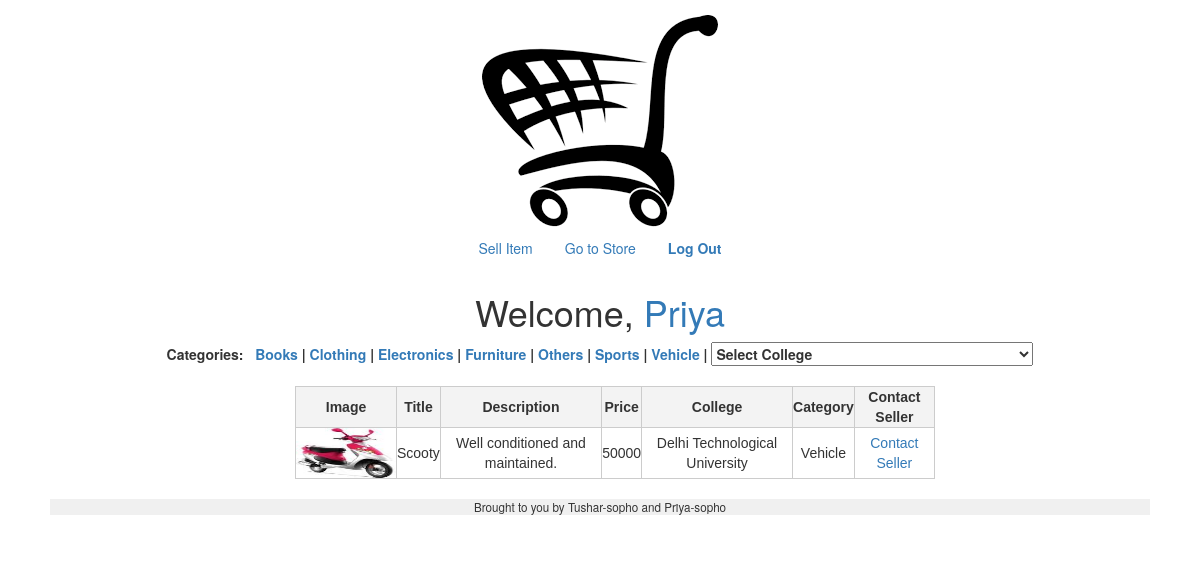
The app's page /store.php?q=6 (signed in) with its own data.
### tables this page shows
CREATE TABLE IF NOT EXISTS `Account` (
  `Uid` int(11) NOT NULL AUTO_INCREMENT,
  `Name` varchar(40) NOT NULL,
  `email` varchar(50) NOT NULL,
  `password` varchar(255) NOT NULL,
  `Cid` varchar(10) NOT NULL COMMENT 'References cid of college Table',
  `Gender` char(1) NOT NULL COMMENT 'Either G or B',
  PRIMARY KEY (`Uid`),
  UNIQUE KEY `email` (`email`)
);

CREATE TABLE IF NOT EXISTS `Category` (
  `Ca_id` int(11) NOT NULL AUTO_INCREMENT,
  `Cname` varchar(20) NOT NULL,
  PRIMARY KEY (`Ca_id`),
  UNIQUE KEY `Cname` (`Cname`)
);

CREATE TABLE IF NOT EXISTS `Item` (
  `I_id` int(11) NOT NULL AUTO_INCREMENT,
  `Title` varchar(50) NOT NULL,
  `Description` varchar(200) NOT NULL,
  `Uid` int(11) NOT NULL,
  `Ca_id` int(11) NOT NULL,
  `Contact` varchar(150) NOT NULL,
  `Price` mediumint(9) NOT NULL COMMENT 'If price =0 => for donation',
  `Image` varchar(100) NOT NULL,
  PRIMARY KEY (`I_id`)
);

CREATE TABLE IF NOT EXISTS `College` (
  `Cid` varchar(10) NOT NULL,
  `Name` varchar(50) NOT NULL,
  PRIMARY KEY (`Cid`)
);

### views/store.php (the view, shortened to what this page needs)
 <?php if (!empty($_SESSION["id"])): ?>
 <h1>Welcome, <a href="portfolio.php" >
    <?php $id = $_SESSION["id"]; $name = mysql_query("SELECT Name FROM Account WHERE Uid=$id");
    $user= mysql_fetch_assoc($name);
    echo $user["Name"];
    ?>
 </a>
 <br>
 </h1>
 <?php endif ?>
 <b>
 Categories: &nbsp;
  <?php
    $record = mysql_query("SELECT * FROM Category");
    while($r=mysql_fetch_assoc($record))
    {
    $name = $r["Cname"];
    $cid = $r["Ca_id"];
    echo "<a href= 'store.php?q=$cid' name='Category'>".$name."</a> | ";
    }
  ?>
  <form action="store.php" style="display:inline;">
 <select onchange="this.form.submit(); "  name="q2" value="<?= $cid ?>">
  <option value="0"Selected disabled>Select College</option>
  </select></b></form><br><br>
  <div class="container">
    <table style="margin-left:auto; margin-right:auto; color: #333; font-family: Helvetica, Arial, sans-serif; width: 640px; border-collapse:collapse; border-spacing: 0;" >
            <tr>
                <th style="border: 1px solid #CCC; background: #F3F3F3; font-weight: bold; text-align:center;">Image</th>
                <th style="border: 1px solid #CCC; background: #F3F3F3; font-weight: bold; text-align:center;">Title</th>
                <th style="border: 1px solid #CCC; background: #F3F3F3; font-weight: bold; text-align:center;">Description</th>
                <th style="border: 1px solid #CCC; background: #F3F3F3; font-weight: bold; text-align:center;">Price</th>
                <th style="border: 1px solid #CCC; background: #F3F3F3; font-weight: bold; text-align:center;">College</th>
                <th style="border: 1px solid #CCC; background: #F3F3F3; font-weight: bold; text-align:center;">Category</th>
                <th style="border: 1px solid #CCC; background: #F3F3F3; font-weight: bold; text-align:center;">Contact Seller</th>
            </tr>
            <?php while ($r = mysql_fetch_assoc($rows)): ?>
              <?php
                  $uid = $r["Uid"];
                  $ca_id = $r["Ca_id"];
                  $id = $r["I_id"];
                  $query1="Select Name FROM College where Cid = ( SELECT Cid from Account where UID = '$uid')";
                  $query2= "Select Cname FROM Category where Ca_id = $ca_id";
                  ?>
                   <tr>
                    <td style="border: 1px solid #CCC;"><?= "<img src=\"".$r["Image"]."\" width=100px height=50px >" ?> </td>
                    <td style="border: 1px solid #CCC;"><?= $r["Title"] ?></td>
                    <td style="border: 1px solid #CCC;"><?= $r["Description"] ?></td>
                    <td style="border: 1px solid #CCC;"><?= $r["Price"] ?></td>
                    <td style="border: 1px solid #CCC;"><?php $name = mysql_query($query1);
                      $clg= mysql_fetch_assoc($name);
                      echo $clg["Name"];
                      ?></td>
                    <td style="border: 1px solid #CCC;"><?php $name = mysql_query($query2);
                      $ctg= mysql_fetch_assoc($name);
                      echo $ctg["Cname"];
                      ?></td>
                    <td style="border: 1px solid #CCC;"><?= "<a href='seller.php?id=$id'>Contact Seller</a>" ?></td>
                </tr>
            <?php endwhile ?>
    </table>
</div>

### html/css/styles.css (style rules this page uses)
.container { margin-left: auto; margin-right: auto; text-align: center; }

### records on screen
account: Name "Priya"
category: Cname "Books"
category: Cname "Clothing"
category: Cname "Electronics"
category: Cname "Furniture"
category: Cname "Others"
category: Cname "Sports"
category: Cname "Vehicle"
item: Image (picture), Title "Scooty", Description "Well conditioned and maintained.", Price "50000", college.Name "Delhi Technological University", Ca.Cname "Vehicle"
